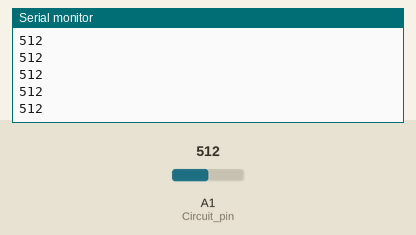
Bench run of a sketch on a simulated Arduino Uno, built with avr-gcc and run on an emulated ATmega328P. Shown: the last lines printed to the serial monitor. The inputs (shaded band) are chosen by the test bench; at power-on: A1 (Circuit_pin) = 512.

Above: at 1.2 s.
1.3 s: A1 (Circuit_pin) set to 716
At 1.32 s:
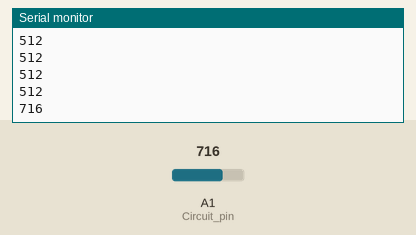
2.8 s: A1 (Circuit_pin) set to 900
At 2.83 s:
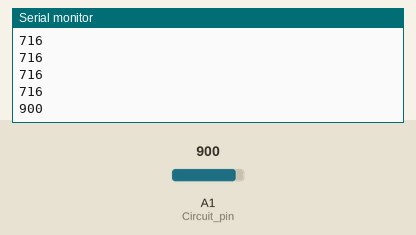
Timing chart, 0 to 5.8 s (numbered marks = the images above; inputs shaded):
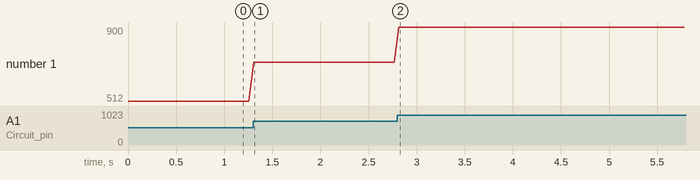

The sketch:

circuit_test.ino
```cpp
#define Circuit_pin 1

void setup() {
  Serial.begin(9600);

}

void loop() {

   int reading;
   reading = analogRead(Circuit_pin);
  // Serial.println("CIRCUIT READING");
   Serial.println(reading);
   //Serial.print("\n\n");
   delay(50);


}
```

Measured:
- after the input at 1.3 s, the serial monitor: prints a new line at once (image 1)
- after the input at 2.8 s, the serial monitor: prints a new line at once (image 2)
- plotted number 1: 512 → 716 after the input at 1.3 s, 716 → 900 after the input at 2.8 s
